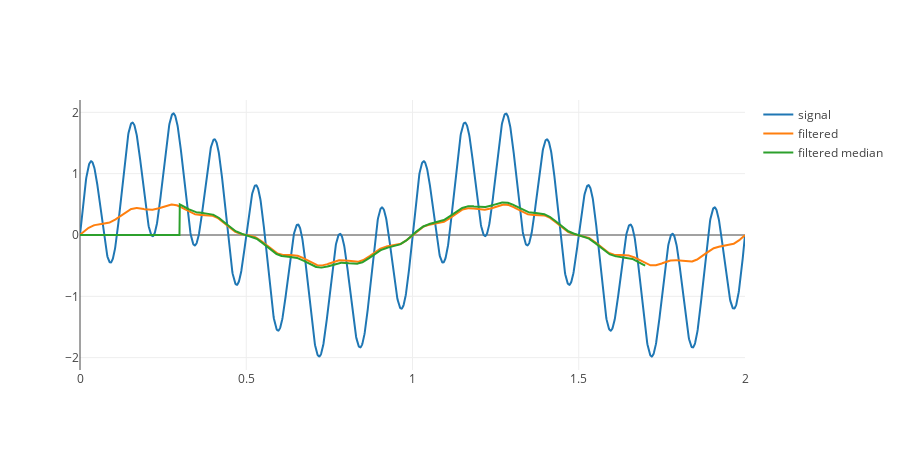

Write notebook code for a chart like this one.
### Code cell
f1 = 1
f2 = 8
w1 = 2 * np.pi * f1
w2 = 2 * np.pi * f2

s = [np.sin(w1 * i) + np.sin(w2 * i) for i in t]

filtsym = np.append(afr, afr[::-1])

filtered = np.fft.ifft(np.fft.fft(s) * filtsym).real

kernel_size = 601
filt = create_filter_median(kernel_size)
filtered_median = np.append(np.zeros(kernel_size // 2), apply_filter_median(s, filt))

tr_s = go.Scatter(
    x = t,
    y = s,
    name='signal'
)

tr_fs = go.Scatter(
    x = t,
    y = filtered,
    name='filtered'
)

tr_median = go.Scatter(
    x = t,
    y = filtered_median,
    name='filtered median'
)

rows = 1
cols = 1
fig = py.tools.make_subplots(rows = rows, cols = cols)

fig['layout'].update(height=rows * 450, width=cols * 900)

fig.append_trace(tr_s, 1, 1)
fig.append_trace(tr_fs, 1, 1)
fig.append_trace(tr_median, 1, 1)

py.offline.iplot(fig)

### Figure 1 — Plotly figure (JSON) as saved in the notebook; plotly's stock layout.template omitted (floating-point values rounded to 4 significant figures; data arrays with more than 128 entries replaced by an {"elided": "..."} marker saying what was removed)
{"data": [{"name": "signal", "type": "scatter", "x": {"elided": "2000 float values"}, "xaxis": "x1", "y": {"elided": "2000 float values"}, "yaxis": "y1"}, {"name": "filtered", "type": "scatter", "x": {"elided": "2000 float values"}, "xaxis": "x1", "y": {"elided": "2000 float values"}, "yaxis": "y1"}, {"name": "filtered median", "type": "scatter", "x": {"elided": "2000 float values"}, "xaxis": "x1", "y": {"elided": "1700 float values"}, "yaxis": "y1"}], "layout": {"height": 450, "width": 900, "xaxis1": {"anchor": "y1", "domain": [0, 1]}, "yaxis1": {"anchor": "x1", "domain": [0, 1]}}}
